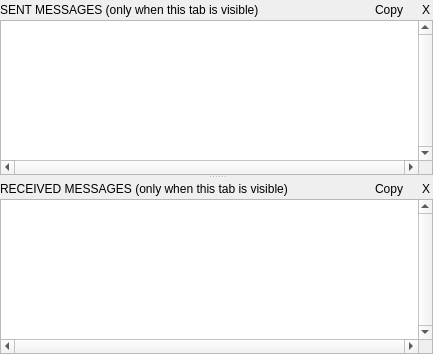
<?xml version="1.0" encoding="UTF-8"?>
<ui version="4.0">
 <class>MessageManagerLog</class>
 <widget class="QWidget" name="MessageManagerLog">
  <property name="geometry">
   <rect>
    <x>0</x>
    <y>0</y>
    <width>433</width>
    <height>354</height>
   </rect>
  </property>
  <property name="windowTitle">
   <string>Form</string>
  </property>
  <property name="statusTip">
   <string>Full messages log|This tab allows you to see all the sent and received messages. Useful to see exactly what's happening and to understand IanniX inputs/outputs.\n Be careful, this log is *very* CPU intensive and the score accuracy may decrease if this tab is displayed during playback.</string>
  </property>
  <property name="styleSheet">
   <string notr="true">QPushButton  {
	min-width:  		14px;
	min-height: 		14px;
	max-width:  	14px;
	max-height: 	14px;
	width:  				14px;
	height: 			14px;
	padding:			0px;
	border-radius: 7px;
}
QPushButton#logSendCopy, QPushButton#logReceiveCopy {
	min-width:  		40px;
	max-width:  	40px;
	width:  				40px;
}</string>
  </property>
  <layout class="QVBoxLayout" name="verticalLayout_3">
   <property name="spacing">
    <number>0</number>
   </property>
   <property name="margin">
    <number>0</number>
   </property>
   <item>
    <widget class="QSplitter" name="splitter">
     <property name="orientation">
      <enum>Qt::Vertical</enum>
     </property>
     <widget class="QWidget" name="layoutWidget23">
      <layout class="QVBoxLayout" name="verticalLayout_2">
       <property name="spacing">
        <number>0</number>
       </property>
       <item>
        <layout class="QHBoxLayout" name="horizontalLayout">
         <property name="spacing">
          <number>10</number>
         </property>
         <item>
          <widget class="QLabel" name="label_3">
           <property name="text">
            <string>SENT MESSAGES (only when this tab is visible)</string>
           </property>
          </widget>
         </item>
         <item>
          <spacer name="horizontalSpacer_2">
           <property name="orientation">
            <enum>Qt::Horizontal</enum>
           </property>
           <property name="sizeHint" stdset="0">
            <size>
             <width>40</width>
             <height>20</height>
            </size>
           </property>
          </spacer>
         </item>
         <item>
          <widget class="QPushButton" name="logSendCopy">
           <property name="toolTip">
            <string>Copies sent messages log to clipboard</string>
           </property>
           <property name="text">
            <string>Copy</string>
           </property>
          </widget>
         </item>
         <item>
          <widget class="QPushButton" name="logSendClear">
           <property name="toolTip">
            <string>Clears sent messages log</string>
           </property>
           <property name="text">
            <string>X</string>
           </property>
          </widget>
         </item>
        </layout>
       </item>
       <item>
        <widget class="QPlainTextEdit" name="logSend">
         <property name="verticalScrollBarPolicy">
          <enum>Qt::ScrollBarAlwaysOn</enum>
         </property>
         <property name="horizontalScrollBarPolicy">
          <enum>Qt::ScrollBarAlwaysOn</enum>
         </property>
         <property name="undoRedoEnabled">
          <bool>false</bool>
         </property>
         <property name="lineWrapMode">
          <enum>QPlainTextEdit::NoWrap</enum>
         </property>
         <property name="readOnly">
          <bool>true</bool>
         </property>
         <property name="plainText">
          <string/>
         </property>
         <property name="tabStopWidth">
          <number>30</number>
         </property>
        </widget>
       </item>
      </layout>
     </widget>
     <widget class="QWidget" name="layoutWidget">
      <layout class="QVBoxLayout" name="verticalLayout">
       <property name="spacing">
        <number>0</number>
       </property>
       <item>
        <layout class="QHBoxLayout" name="horizontalLayout_2">
         <property name="spacing">
          <number>10</number>
         </property>
         <item>
          <widget class="QLabel" name="label">
           <property name="text">
            <string>RECEIVED MESSAGES (only when this tab is visible)</string>
           </property>
          </widget>
         </item>
         <item>
          <spacer name="horizontalSpacer">
           <property name="orientation">
            <enum>Qt::Horizontal</enum>
           </property>
           <property name="sizeHint" stdset="0">
            <size>
             <width>40</width>
             <height>20</height>
            </size>
           </property>
          </spacer>
         </item>
         <item>
          <widget class="QPushButton" name="logReceiveCopy">
           <property name="toolTip">
            <string>Copies received messages log to clipboard</string>
           </property>
           <property name="text">
            <string>Copy</string>
           </property>
          </widget>
         </item>
         <item>
          <widget class="QPushButton" name="logReceiveClear">
           <property name="toolTip">
            <string>Clears received messages log</string>
           </property>
           <property name="text">
            <string>X</string>
           </property>
          </widget>
         </item>
        </layout>
       </item>
       <item>
        <widget class="QPlainTextEdit" name="logReceive">
         <property name="verticalScrollBarPolicy">
          <enum>Qt::ScrollBarAlwaysOn</enum>
         </property>
         <property name="horizontalScrollBarPolicy">
          <enum>Qt::ScrollBarAlwaysOn</enum>
         </property>
         <property name="undoRedoEnabled">
          <bool>false</bool>
         </property>
         <property name="lineWrapMode">
          <enum>QPlainTextEdit::NoWrap</enum>
         </property>
         <property name="readOnly">
          <bool>true</bool>
         </property>
         <property name="tabStopWidth">
          <number>30</number>
         </property>
        </widget>
       </item>
      </layout>
     </widget>
    </widget>
   </item>
  </layout>
 </widget>
 <resources/>
 <connections>
  <connection>
   <sender>logSendClear</sender>
   <signal>released()</signal>
   <receiver>logSend</receiver>
   <slot>clear()</slot>
   <hints>
    <hint type="sourcelabel">
     <x>431</x>
     <y>23</y>
    </hint>
    <hint type="destinationlabel">
     <x>184</x>
     <y>53</y>
    </hint>
   </hints>
  </connection>
  <connection>
   <sender>logReceiveClear</sender>
   <signal>released()</signal>
   <receiver>logReceive</receiver>
   <slot>clear()</slot>
   <hints>
    <hint type="sourcelabel">
     <x>431</x>
     <y>204</y>
    </hint>
    <hint type="destinationlabel">
     <x>199</x>
     <y>233</y>
    </hint>
   </hints>
  </connection>
  <connection>
   <sender>logSendCopy</sender>
   <signal>released()</signal>
   <receiver>MessageManagerLog</receiver>
   <slot>action()</slot>
   <hints>
    <hint type="sourcelabel">
     <x>383</x>
     <y>20</y>
    </hint>
    <hint type="destinationlabel">
     <x>556</x>
     <y>19</y>
    </hint>
   </hints>
  </connection>
  <connection>
   <sender>logReceiveCopy</sender>
   <signal>released()</signal>
   <receiver>MessageManagerLog</receiver>
   <slot>action()</slot>
   <hints>
    <hint type="sourcelabel">
     <x>384</x>
     <y>192</y>
    </hint>
    <hint type="destinationlabel">
     <x>542</x>
     <y>158</y>
    </hint>
   </hints>
  </connection>
 </connections>
 <slots>
  <slot>action()</slot>
 </slots>
</ui>
